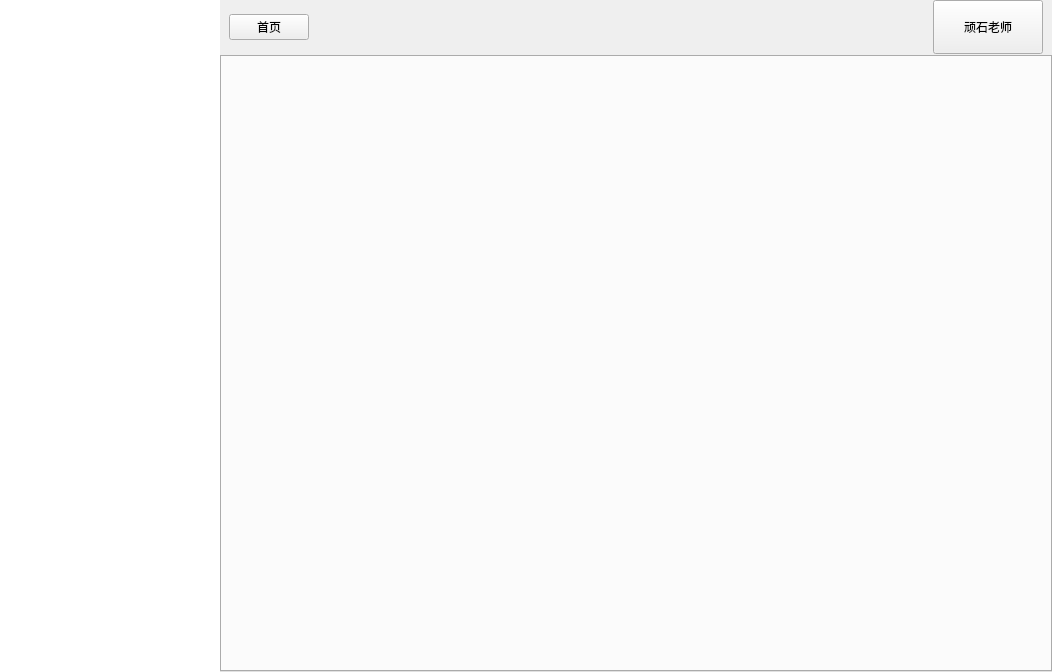
<?xml version="1.0" encoding="UTF-8"?>
<ui version="4.0">
 <class>HomePageClass</class>
 <widget class="QWidget" name="HomePageClass">
  <property name="geometry">
   <rect>
    <x>0</x>
    <y>0</y>
    <width>1052</width>
    <height>672</height>
   </rect>
  </property>
  <property name="windowTitle">
   <string>HomePage</string>
  </property>
  <property name="styleSheet">
   <string notr="true"/>
  </property>
  <layout class="QVBoxLayout" name="verticalLayout">
   <property name="spacing">
    <number>0</number>
   </property>
   <property name="leftMargin">
    <number>0</number>
   </property>
   <property name="topMargin">
    <number>0</number>
   </property>
   <property name="rightMargin">
    <number>0</number>
   </property>
   <property name="bottomMargin">
    <number>0</number>
   </property>
   <item>
    <widget class="QWidget" name="container" native="true">
     <layout class="QHBoxLayout" name="horizontalLayout">
      <property name="spacing">
       <number>1</number>
      </property>
      <property name="leftMargin">
       <number>0</number>
      </property>
      <property name="topMargin">
       <number>0</number>
      </property>
      <property name="rightMargin">
       <number>0</number>
      </property>
      <property name="bottomMargin">
       <number>0</number>
      </property>
      <item>
       <widget class="QSplitter" name="splitter">
        <property name="orientation">
         <enum>Qt::Orientation::Horizontal</enum>
        </property>
        <property name="handleWidth">
         <number>0</number>
        </property>
        <widget class="QWidget" name="navBar" native="true">
         <property name="maximumSize">
          <size>
           <width>220</width>
           <height>16777215</height>
          </size>
         </property>
         <layout class="QVBoxLayout" name="verticalLayout_3">
          <property name="spacing">
           <number>0</number>
          </property>
          <property name="leftMargin">
           <number>0</number>
          </property>
          <property name="topMargin">
           <number>0</number>
          </property>
          <property name="rightMargin">
           <number>0</number>
          </property>
          <property name="bottomMargin">
           <number>0</number>
          </property>
          <item>
           <widget class="NavTreeView" name="navTreeView">
            <property name="frameShape">
             <enum>QFrame::Shape::NoFrame</enum>
            </property>
           </widget>
          </item>
         </layout>
        </widget>
        <widget class="QWidget" name="rightBar" native="true">
         <layout class="QVBoxLayout" name="verticalLayout_2">
          <property name="spacing">
           <number>0</number>
          </property>
          <property name="leftMargin">
           <number>0</number>
          </property>
          <property name="topMargin">
           <number>0</number>
          </property>
          <property name="rightMargin">
           <number>0</number>
          </property>
          <property name="bottomMargin">
           <number>0</number>
          </property>
          <item>
           <widget class="QWidget" name="topBar" native="true">
            <property name="minimumSize">
             <size>
              <width>0</width>
              <height>55</height>
             </size>
            </property>
            <property name="maximumSize">
             <size>
              <width>16777215</width>
              <height>55</height>
             </size>
            </property>
            <layout class="QHBoxLayout" name="horizontalLayout_2">
             <property name="leftMargin">
              <number>9</number>
             </property>
             <property name="topMargin">
              <number>0</number>
             </property>
             <property name="rightMargin">
              <number>9</number>
             </property>
             <property name="bottomMargin">
              <number>0</number>
             </property>
             <item>
              <widget class="QPushButton" name="goHomeBtn">
               <property name="text">
                <string>首页</string>
               </property>
              </widget>
             </item>
             <item>
              <widget class="QLabel" name="navLocationLab">
               <property name="maximumSize">
                <size>
                 <width>16777215</width>
                 <height>54</height>
                </size>
               </property>
               <property name="text">
                <string/>
               </property>
              </widget>
             </item>
             <item>
              <spacer name="horizontalSpacer">
               <property name="orientation">
                <enum>Qt::Orientation::Horizontal</enum>
               </property>
               <property name="sizeHint" stdset="0">
                <size>
                 <width>695</width>
                 <height>20</height>
                </size>
               </property>
              </spacer>
             </item>
             <item>
              <widget class="HoverButton" name="personalBtn">
               <property name="sizePolicy">
                <sizepolicy hsizetype="Minimum" vsizetype="Fixed">
                 <horstretch>0</horstretch>
                 <verstretch>0</verstretch>
                </sizepolicy>
               </property>
               <property name="minimumSize">
                <size>
                 <width>110</width>
                 <height>0</height>
                </size>
               </property>
               <property name="maximumSize">
                <size>
                 <width>16777215</width>
                 <height>54</height>
                </size>
               </property>
               <property name="text">
                <string>顽石老师</string>
               </property>
               <property name="icon">
                <iconset resource="../../Resource.qrc">
                 <normaloff>:/Resource/images/avatar.jpg</normaloff>:/Resource/images/avatar.jpg</iconset>
               </property>
               <property name="iconSize">
                <size>
                 <width>32</width>
                 <height>32</height>
                </size>
               </property>
              </widget>
             </item>
            </layout>
           </widget>
          </item>
          <item>
           <widget class="QWidget" name="bottomBar" native="true">
            <layout class="QVBoxLayout" name="verticalLayout_4">
             <property name="spacing">
              <number>0</number>
             </property>
             <property name="leftMargin">
              <number>0</number>
             </property>
             <property name="topMargin">
              <number>0</number>
             </property>
             <property name="rightMargin">
              <number>0</number>
             </property>
             <property name="bottomMargin">
              <number>0</number>
             </property>
             <item>
              <widget class="QTabWidget" name="tabWidget">
               <property name="currentIndex">
                <number>-1</number>
               </property>
              </widget>
             </item>
            </layout>
           </widget>
          </item>
         </layout>
        </widget>
       </widget>
      </item>
     </layout>
    </widget>
   </item>
  </layout>
 </widget>
 <layoutdefault spacing="6" margin="11"/>
 <customwidgets>
  <customwidget>
   <class>HoverButton</class>
   <extends>QPushButton</extends>
   <header>common/widgets/HoverButton.h</header>
  </customwidget>
  <customwidget>
   <class>NavTreeView</class>
   <extends>QTreeView</extends>
   <header>common/widgets/NavTreeView.h</header>
  </customwidget>
 </customwidgets>
 <resources>
  <include location="../../Resource.qrc"/>
 </resources>
 <connections/>
</ui>
